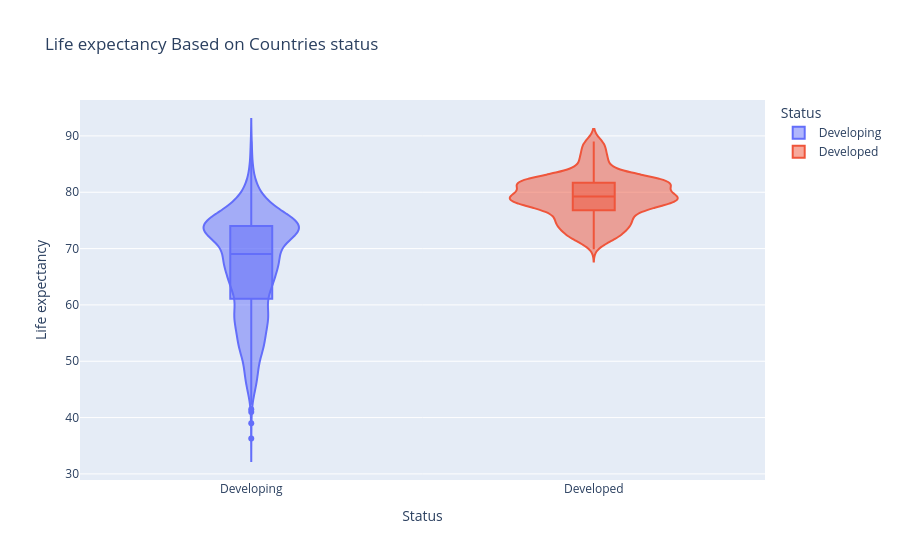

Notebook code cell kept with this figure:
### Markdown cell above
## DEVELOPED COUNTRIES HAS MAXIMUM LIFE EXPENTANCY

### Code cell
fig=px.violin(df,x='Status',y='Life expectancy ',color='Status',
              box=True,title='Life expectancy Based on Countries status')
fig.show()

### Figure 1 — Plotly figure (JSON) as saved in the notebook; plotly's stock layout.template omitted (floating-point values rounded to 4 significant figures; data arrays with more than 128 entries replaced by an {"elided": "..."} marker saying what was removed)
{"data": [{"alignmentgroup": "True", "box": {"visible": true}, "hovertemplate": "Status=%{x}<br>Life expectancy =%{y}<extra></extra>", "legendgroup": "Developing", "marker": {"color": "#636efa"}, "name": "Developing", "offsetgroup": "Developing", "orientation": "v", "scalegroup": "True", "showlegend": true, "type": "violin", "x": {"elided": "2426 str values"}, "x0": " ", "xaxis": "x", "y": {"elided": "2426 float values"}, "y0": " ", "yaxis": "y"}, {"alignmentgroup": "True", "box": {"visible": true}, "hovertemplate": "Status=%{x}<br>Life expectancy =%{y}<extra></extra>", "legendgroup": "Developed", "marker": {"color": "#EF553B"}, "name": "Developed", "offsetgroup": "Developed", "orientation": "v", "scalegroup": "True", "showlegend": true, "type": "violin", "x": {"elided": "512 str values"}, "x0": " ", "xaxis": "x", "y": {"elided": "512 float values"}, "y0": " ", "yaxis": "y"}], "layout": {"legend": {"title": {"text": "Status"}, "tracegroupgap": 0}, "title": {"text": "Life expectancy Based on Countries status"}, "violinmode": "overlay", "xaxis": {"anchor": "y", "categoryarray": ["Developing", "Developed"], "categoryorder": "array", "domain": [0, 1], "title": {"text": "Status"}}, "yaxis": {"anchor": "x", "domain": [0, 1], "title": {"text": "Life expectancy "}}}}
